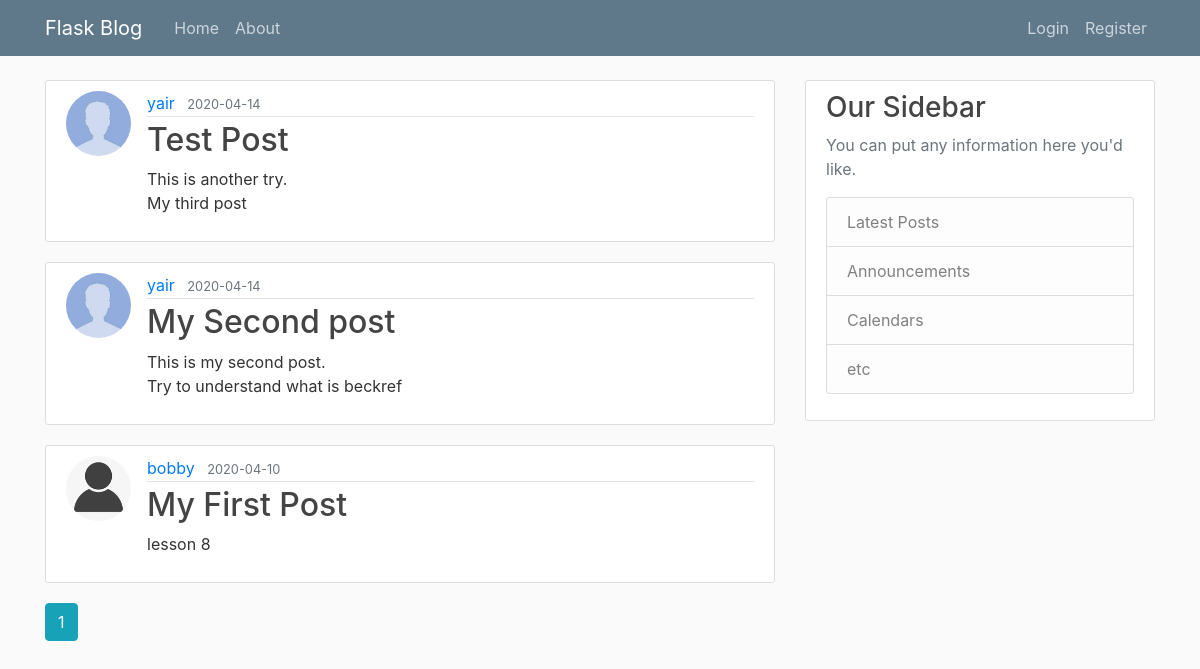
The page /home on the database its author committed.
### flask_blog/models.py (models this page shows, shortened)
class Post(db.Model):
    id = db.Column(db.Integer, primary_key=True)
    title = db.Column(db.String(100), nullable=False)
    date_posted = db.Column(db.DateTime, nullable=False, default=datetime.utcnow)
    content = db.Column(db.Text, nullable=False)
    user_id = db.Column(db.Integer, db.ForeignKey('user.id'), nullable=False)

class User(db.Model, UserMixin):
    id = db.Column(db.Integer, primary_key=True)
    username = db.Column(db.String(20), unique=True, nullable=False)
    email = db.Column(db.String(120), unique=True, nullable=False)
    image_file = db.Column(db.String(20), nullable=False, default='default.jpg')
    password = db.Column(db.String(60), nullable=False)
    posts = db.relationship('Post', backref='author', lazy=True)

### flask_blog/main/routes.py (the view)
@main.route("/")
@main.route("/home")
def home():
    page = request.args.get('page', 1, type=int)
    posts = Post.query.order_by(Post.date_posted.desc()).paginate(page=page, per_page=5)
    return render_template('home.html', posts=posts)

### flask_blog/templates/home.html
{% extends "layout.html" %}
{% block content %}
    {% for post in posts.items %}
        <article class="media content-section">
          <img class="rounded-circle article-img" src="{{ url_for('static', filename='profile_pics/' + post.author.image_file) }}">
          <div class="media-body">
            <div class="article-metadata">
              <a class="mr-2" href="{{ url_for('users.user_posts', username=post.author.username) }}">{{ post.author.username }}</a>
              <small class="text-muted">{{ post.date_posted.strftime('%Y-%m-%d') }}</small>
            </div>
            <h2><a class="article-title" href="{{ url_for('posts.post', post_id=post.id) }}">{{ post.title }}</a></h2>
            <p class="article-content">{{ post.content }}</p>
          </div>
        </article>
    {% endfor %}
    {% for page_num in posts.iter_pages(left_edge=1, right_edge=1, left_current=1, right_current=2) %}
      {% if page_num %}
        {% if posts.page == page_num %}
          <a class="btn btn-info mb-4" href="{{ url_for('main.home', page=page_num) }}">{{ page_num }}</a>
        {% else %}
          <a class="btn btn-outline-info mb-4" href="{{ url_for('main.home', page=page_num) }}">{{ page_num }}</a>
        {% endif %}
      {% else %}
        ...
      {% endif %}
    {% endfor %}
{% endblock content %}

### flask_blog/static/main.css (style rules this page uses)
body { background: #fafafa; color: #333333; margin-top: 5rem; }
h1, h2, h3, h4, h5, h6 { color: #444444; }
.content-section { background: #ffffff; padding: 10px 20px; border: 1px solid #dddddd; border-radius: 3px; margin-bottom: 20px; }
.article-title { color: #444444; }
.article-content { white-space: pre-line; }
.article-img { height: 65px; width: 65px; margin-right: 16px; }
.article-metadata { padding-bottom: 1px; margin-bottom: 4px; border-bottom: 1px solid #e3e3e3 }

### rows shown on the page
Post: image_file (placeholder picture), author.username "yair", date_posted "2020-04-14", title "Test Post", content "This is another try. My third post"
Post: image_file (placeholder picture), author.username "yair", date_posted "2020-04-14", title "My Second post", content "This is my second post. Try to understand what is beckref"
Post: image_file (picture), author.username "bobby", date_posted "2020-04-10", title "My First Post", content "lesson 8"

### other values the page prints
{{ page_num }} "1"
